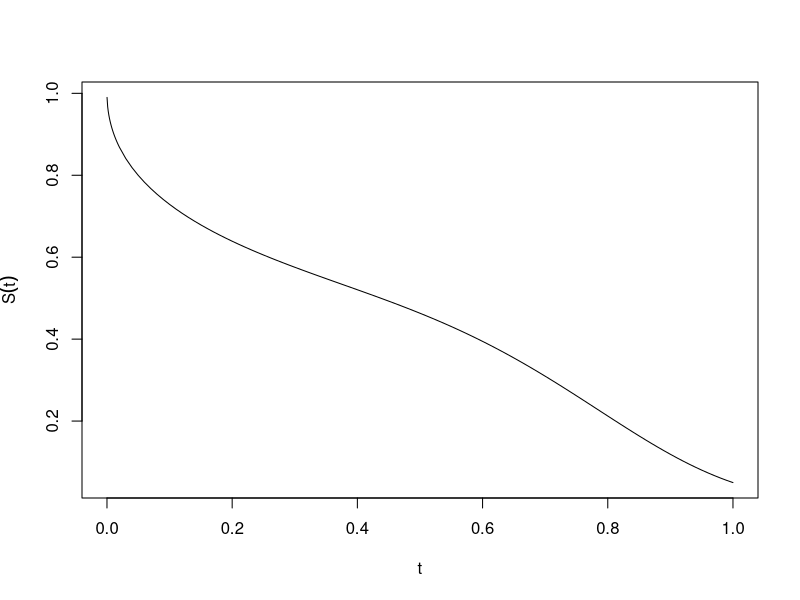
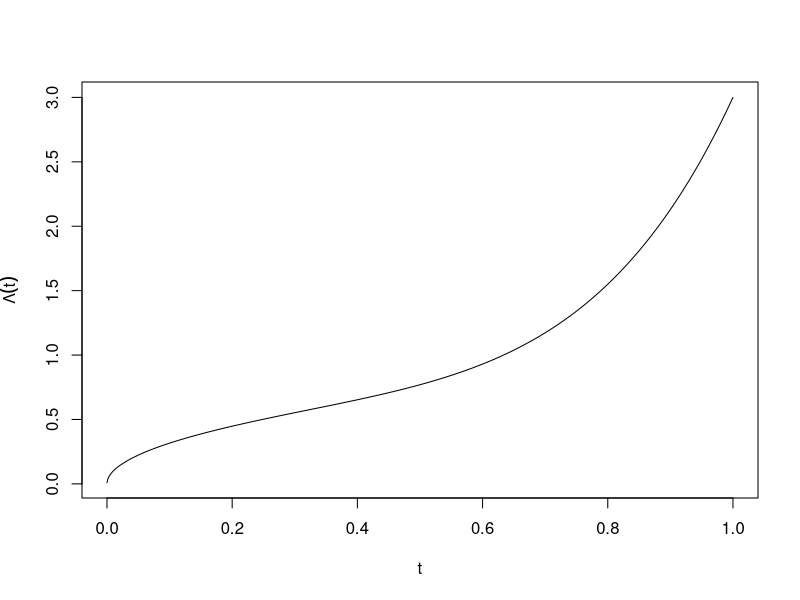
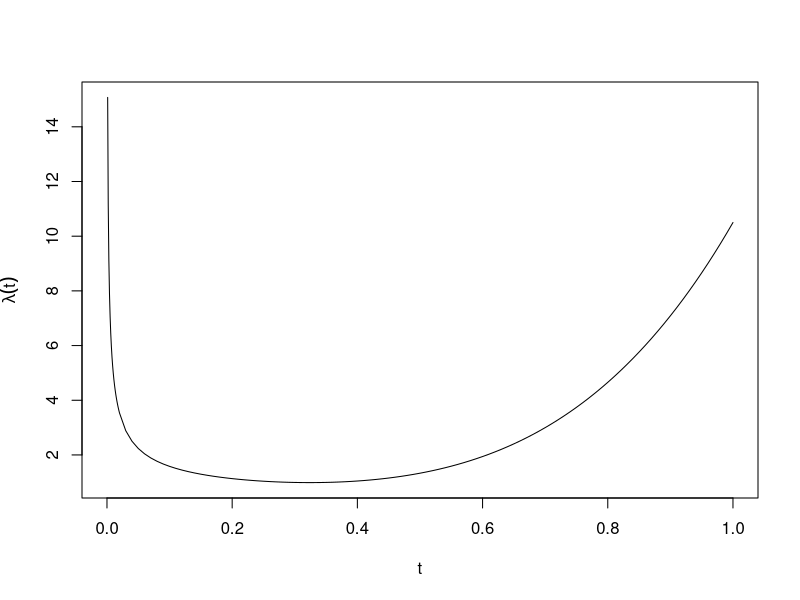
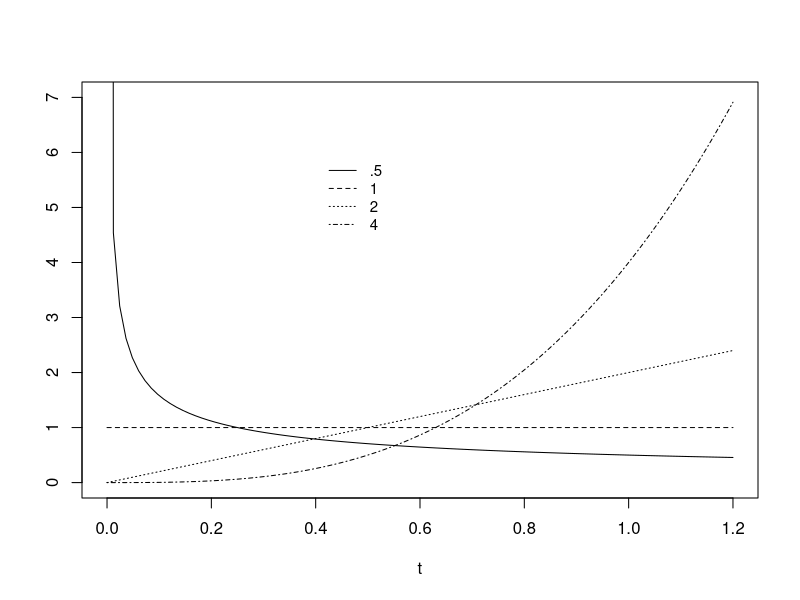
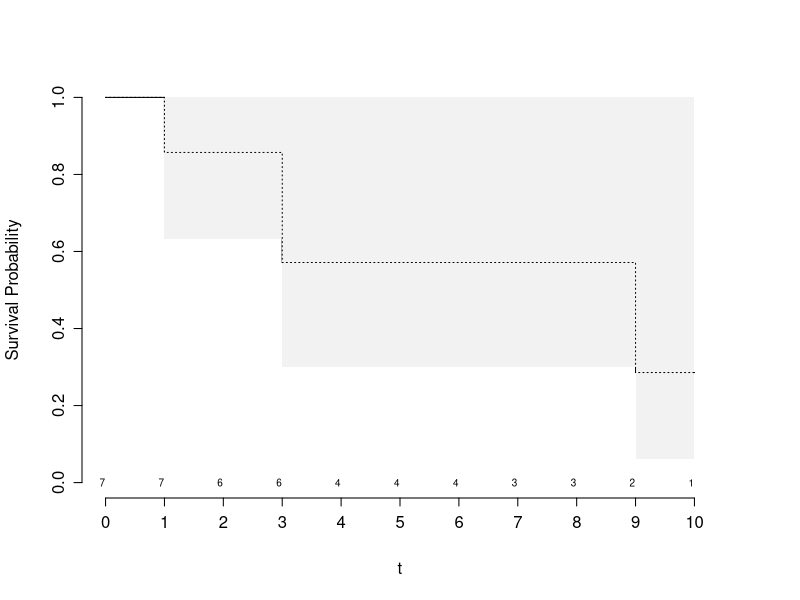

The R source for these figures, in order:
## ----echo=FALSE---------------------------------------------------------------
require(Hmisc)
knitrSet('survintro')


## ----fun-example,bty='l',echo=FALSE,cap='Survival function'-------------------
tt <- c(seq(.0001,.002,by=.001),seq(.002,.02,by=.001),
        seq(.02,1,by=.01))
# Note: bb,dd not stated in usual Weibull form
aa <- .5
bb <- -.5
cc <- 10
dd <- 4
cumhaz <- (aa/(bb+1))*tt^(bb + 1) + (cc/(dd+1))*tt^(dd + 1)
survival <- exp(-cumhaz)
hazard <- ifelse(tt>.001, aa*tt^bb + cc*tt^dd, NA)
plot(tt, survival, type="l", xlab=expression(t), ylab=expression(S(t)))

## ----cumhaz-example,bty='l',echo=FALSE,cap='Cumulative hazard function'-------
plot(tt, cumhaz, type="l", xlab=expression(t),
     ylab=expression(Lambda(t)))

## ----hazard-example,bty='l',echo=FALSE,cap='Hazard function'------------------
plot(tt, hazard, type="l", xlab=expression(t), ylab=expression(lambda(t)))


## ----weibull-shapes,bty='l',echo=FALSE,cap='Some Weibull hazard functions with $\\alpha=1$ and various values of $\\gamma$.'----
tt <- seq(1e-5, 1.2, length=100)
plot(tt, rep(0,100), ylim=c(0,7), type="n", xlab=expression(t), ylab="")
a <- 1
i <- 0
for(b in c(.5,1,2,4)) {
  i <- i + 1
  lines(tt, a*b*tt^(b-1), lty=i)
}
legend(.4, 6, c(".5","1","2","4"), lty=1:4, cex=.9, bty="n")


## ----km-example,bty='l',cap='Kaplan--Meier product--limit estimator with $0.95$ confidence bands.  The Altschuler--Nelson--Aalen--Fleming--Harrington estimator is depicted with the dotted lines.',scap='Kaplan--Meier and Nelson--Aalen estimates'----
require(rms)
tt <- c(1,3,3,6,8,9,10)
stat <- c(1,1,1,0,0,1,0)
S <- Surv(tt, stat)
survplot(npsurv(S ~ 1), conf="bands", n.risk=TRUE,
         xlab=expression(t))
survplot(npsurv(S ~ 1, type="fleming-harrington",
                 conf.int=FALSE), add=TRUE, lty=3)


## ----eval=FALSE---------------------------------------------------------------
## require(rms)
## units(y) <- "Month"
## # Default is "Day" - used for axis labels, etc.
## npsurv(Surv(y, event) ~ svar1 + svar2 + ... , data, subset,
##        type=c("kaplan-meier", "fleming-harrington", "fh2"),
##        error=c("greenwood", "tsiatis"), se.fit=TRUE,
##        conf.int=.95,
##        conf.type=c("log","log-log","plain","none"), ...)


## ----eval=FALSE---------------------------------------------------------------
## f <- npsurv(...)
## print(f)    # print brief summary of f
## summary(f, times, censored=FALSE)   # in survival


## ----eval=FALSE---------------------------------------------------------------
## f <- npsurv(Surv(futime, event) ~ sex)
## summary(f, seq(30, 180, by=30))


## ----eval=FALSE---------------------------------------------------------------
## units(y) <- "Year"
## f <- npsurv(Surv(y, stat) ~ treatment)
## survplot(f, ylab="Fraction Pain-Free")


## ----eval=FALSE---------------------------------------------------------------
## cph(Survobject ~ predictor)
